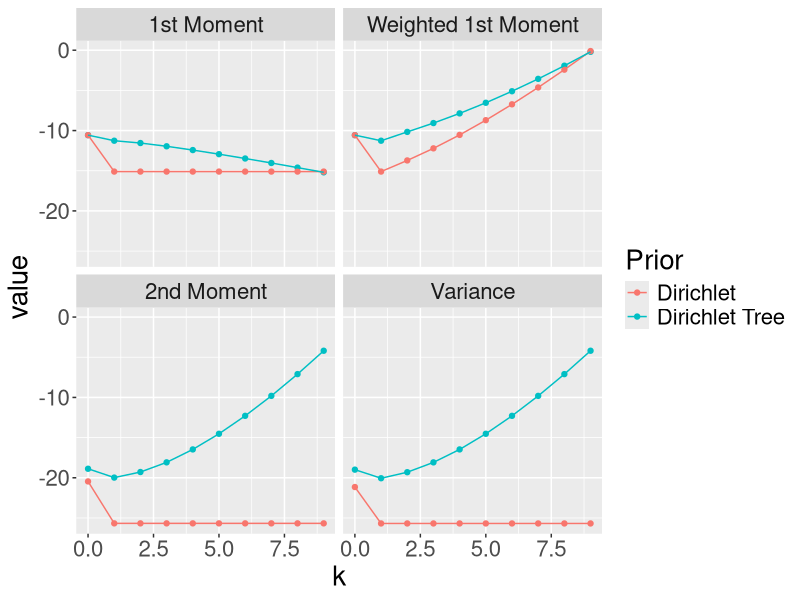

This figure's R source:
#!/usr/bin/Rscript

require(reshape2)
require(ggplot2)

# Dirichlet scale parameter with equivalent variance
getDirScale <- function(s, n){
  n.fac <- factorial(n)
  # Calculate f(s.dt,n)
  f <- 1
  for (l in 2:n) {
    f <- f * (1+s)/(1+l*s)
  }
  s.dir <- (1 - f)/(f * n.fac - 1)
  return(s.dir)
}

# Moment functions
dir.postprob.moment1 <- function(s,k,n) {
    if (k==n-1) {
        return((s+1)/(factorial(n)*s + 1))
    } else {
        return(s/(factorial(n)*s + 1))
    }
}

dtree.postprob.moment1 <- function(s,k,n) {
    sigma <- 1
    if (k>0) { # If the ballots have any candidates in common...
        for (l in (n-k+1):n) {
            sigma <- sigma * (s+1)/(l*s+1)
        }
    }
    if (k < (n-1)) { # If it ever deviates...
        delta <- s/((n-k)*s + 1)
    } else {
        delta <- 1
    }
    gamma <- 1/factorial(n-k-1)
    return(sigma * delta * gamma)
}

dir.postprob.moment2 <- function(s,k,n) {
    if (k==n-1) {
        return((s+1)/(factorial(n)*s + 1) * (s+2)/(factorial(n)*s+2))
    } else {
        return(s/(factorial(n)*s + 1) * (s+1)/(factorial(n)*s + 2))
    }
}

dtree.postprob.moment2 <- function(s,k,n) {
    sigma.2 <- 1
    if (k>0) { # If the ballots have any candidates in common...
        for (l in (n-k+1):n) {
            sigma.2 <- sigma.2 * (s+1)/(l*s+1) * (s+2)/(l*s+2)
        }
    }
    delta.2 <- 1
    if (k < (n-1)) { # If it ever deviates...
        delta.2 <- s/((n-k)*s + 1) * (s+1)/((n-k)*s + 2)
    }
    gamma.2 <- 1
    if (k > (n-1)) { # If it ever deviates...
        for (l in 2:(n-k-1)){
            gamma.2 <- gamma.2 * (s+1)/(l*(l*s + 1))
        }
    }
    return(sigma.2 * delta.2 * gamma.2)
}

# Plotting
n <- 10
s <- 1 # Dtree prior parameter
s.dir <- getDirScale(s, n) # Equivalent (by variance) dirichlet parameter
ks <- 0:(n-1)
p.dir.moment1 <- c()
p.dtree.moment1 <- c()
p.dir.moment2 <- c()
p.dtree.moment2 <- c()
for (k in ks) {
    p.dir.moment1 <- c(p.dir.moment1, dir.postprob.moment1(s.dir,k,n))
    p.dtree.moment1 <- c(p.dtree.moment1, dtree.postprob.moment1(s,k,n))
    p.dir.moment2 <- c(p.dir.moment2, dir.postprob.moment2(s.dir,k,n))
    p.dtree.moment2 <- c(p.dtree.moment2, dtree.postprob.moment2(s,k,n))
}

outdf <- data.frame(k=rep(n-ks-1,2))
outdf$Prior <- c(rep("Dirichlet Tree",n), rep("Dirichlet",n))
outdf$mom.1 <- log(c(p.dtree.moment1,p.dir.moment1))
outdf$mom.1.weighted <- log(c(
     unlist(Map(function(x) max(1,x)*factorial(x),(n-1):0))
         * p.dtree.moment1,
     unlist(Map(function(x) max(1,x)*factorial(x),(n-1):0))
         * p.dir.moment1
  ))
outdf$mom.2=log(c(
    p.dtree.moment2,
    p.dir.moment2
  ))
outdf$var=log(c(
    p.dtree.moment2 - p.dtree.moment1^2,
    p.dir.moment2 - p.dir.moment1^2
  ))
outdf.long <- melt(outdf, id.vars = c("Prior","k"))
levels(outdf.long$variable) <- c("1st Moment", "Weighted 1st Moment", "2nd Moment", "Variance")
png('moments.png', height = 600, width=800)
ggplot(outdf.long, aes(x=k, y=value, col=Prior)) +
  geom_point() +
  geom_line() +
  facet_wrap(~variable) +
  theme(text = element_text(size = 20))
dev.off()
